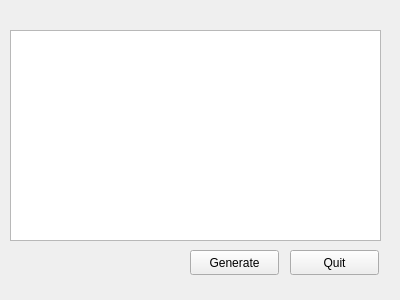
<?xml version="1.0" encoding="UTF-8"?>
<ui version="4.0">
 <class>Form</class>
 <widget class="QWidget" name="Form">
  <property name="geometry">
   <rect>
    <x>0</x>
    <y>0</y>
    <width>400</width>
    <height>300</height>
   </rect>
  </property>
  <property name="windowTitle">
   <string>Form</string>
  </property>
  <widget class="QPushButton" name="generatePushButton">
   <property name="geometry">
    <rect>
     <x>190</x>
     <y>250</y>
     <width>89</width>
     <height>25</height>
    </rect>
   </property>
   <property name="text">
    <string>Generate</string>
   </property>
  </widget>
  <widget class="QPushButton" name="quitPushButton">
   <property name="geometry">
    <rect>
     <x>290</x>
     <y>250</y>
     <width>89</width>
     <height>25</height>
    </rect>
   </property>
   <property name="text">
    <string>Quit</string>
   </property>
  </widget>
  <widget class="QPlainTextEdit" name="plainTextEdit">
   <property name="geometry">
    <rect>
     <x>10</x>
     <y>30</y>
     <width>371</width>
     <height>211</height>
    </rect>
   </property>
  </widget>
 </widget>
 <resources/>
 <connections/>
</ui>
